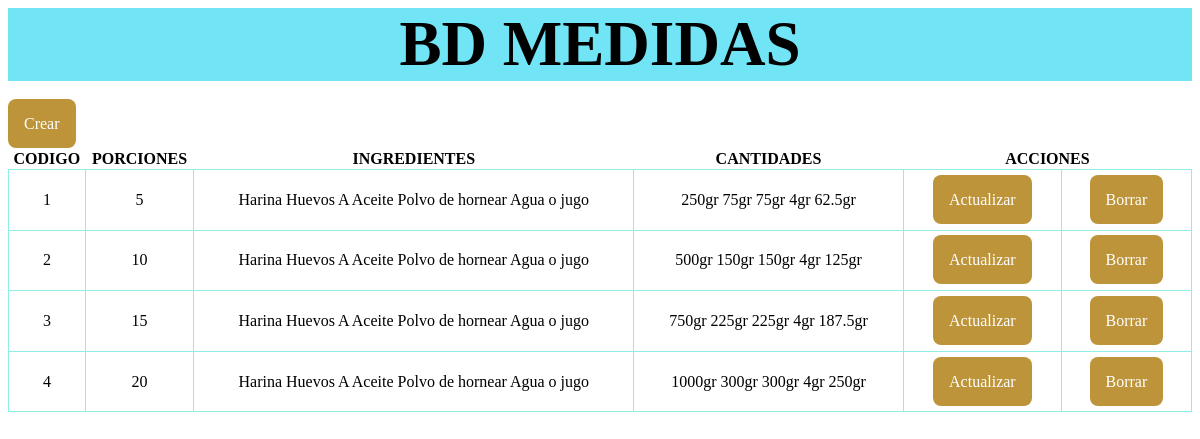
The app's page /BD_diabetico/consulBDmedidas.php with its own data.
### tables this page shows
CREATE TABLE `medidas` (
  `Codigo` int(5) NOT NULL,
  `Porciones` varchar(5) NOT NULL,
  `Ingredientes` varchar(100) NOT NULL,
  `Cantidades` varchar(100) NOT NULL
);

### BD_diabetico/consulBDmedidas.php (the view, shortened to what this page needs)
<?php
    $host = 'sql311.infinityfree.com';
    $username = 'if0_37008929';
    $password = 'Diabetic0G';
    $dbname = 'if0_37008929_diabetico_goloso';
    $hostPDO = "mysql:host=$host;dbname=$dbname;";
    $tuPDO = new PDO($hostPDO, $username, $password);
    $consulta = $tuPDO->prepare('SELECT * FROM medidas;');
    $consulta->execute();
?>
<!DOCTYPE html>
<html lang="es">
<head>
</head>
<body>
    <h1>BD MEDIDAS</h1>
    <br>
    <p><a class="button" href="crear_medidas.php">Crear</a></p>
    <table>
        <tr>
            <th>CODIGO</th>
            <th>PORCIONES</th>
            <th>INGREDIENTES</th>
            <th>CANTIDADES</th>
            <th colspan="2">ACCIONES</th>
        </tr>
        <?php foreach($consulta as $key => $valor): ?>
            <tr>
                <td><?= $valor['Codigo']; ?></td>
                <td><?= $valor['Porciones']; ?></td>
                <td><?= $valor['Ingredientes']; ?></td>
                <td><?= $valor['Cantidades']; ?></td>
                <td><a class="button" href="actualizar_medidas.php?Codigo=<?= $valor['Codigo'] ?>">Actualizar</a></td>
                <td><a class="button" href="borrar_medidas.php?Codigo=<?= $valor['Codigo'] ?>">Borrar</a></td>
            </tr>
        <?php endforeach; ?>
    </table>
</body>
</html>

### BD_diabetico/consulBDmedidas.php (style rules this page uses)
h1 { text-align: center; background-color:#71e5f5 ; margin: 0; font-size: 394%; }
table { border-collapse: collapse; width: 100%; }
table td { border: 1px solid #8eefe5; text-align: center; padding: 1.3rem; }
.button { border-radius: .5rem; color: white; background-color: #bd9439; padding: 1rem; text-decoration: none; }

### records on screen
medidas: Codigo "1", Porciones "5", Ingredientes "Harina Huevos A Aceite Polvo de hornear Agua o jugo", Cantidades "250gr 75gr 75gr 4gr 62.5gr"
medidas: Codigo "2", Porciones "10", Ingredientes "Harina Huevos A Aceite Polvo de hornear Agua o jugo", Cantidades "500gr 150gr 150gr 4gr 125gr"
medidas: Codigo "3", Porciones "15", Ingredientes "Harina Huevos A Aceite Polvo de hornear Agua o jugo", Cantidades "750gr 225gr 225gr 4gr 187.5gr"
medidas: Codigo "4", Porciones "20", Ingredientes "Harina Huevos A Aceite Polvo de hornear Agua o jugo", Cantidades "1000gr 300gr 300gr 4gr 250gr"
